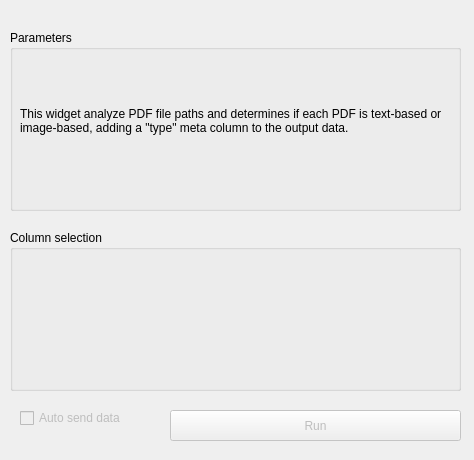
<?xml version="1.0" encoding="UTF-8"?>
<ui version="4.0">
 <class>Form</class>
 <widget class="QWidget" name="Form">
  <property name="geometry">
   <rect>
    <x>0</x>
    <y>0</y>
    <width>474</width>
    <height>460</height>
   </rect>
  </property>
  <property name="windowTitle">
   <string>Form</string>
  </property>
  <widget class="QGroupBox" name="groupBox">
   <property name="geometry">
    <rect>
     <x>10</x>
     <y>30</y>
     <width>451</width>
     <height>181</height>
    </rect>
   </property>
   <property name="title">
    <string>Parameters</string>
   </property>
   <widget class="QLabel" name="Description">
    <property name="geometry">
     <rect>
      <x>10</x>
      <y>40</y>
      <width>431</width>
      <height>101</height>
     </rect>
    </property>
    <property name="text">
     <string>This widget analyze PDF file paths and determines if each PDF is text-based or image-based, adding a &quot;type&quot; meta column to the output data.</string>
    </property>
    <property name="textFormat">
     <enum>Qt::AutoText</enum>
    </property>
    <property name="alignment">
     <set>Qt::AlignLeading|Qt::AlignLeft|Qt::AlignVCenter</set>
    </property>
    <property name="wordWrap">
     <bool>true</bool>
    </property>
   </widget>
  </widget>
  <widget class="QPushButton" name="pushButton_send">
   <property name="enabled">
    <bool>false</bool>
   </property>
   <property name="geometry">
    <rect>
     <x>170</x>
     <y>410</y>
     <width>291</width>
     <height>31</height>
    </rect>
   </property>
   <property name="text">
    <string>Run</string>
   </property>
  </widget>
  <widget class="QCheckBox" name="checkBox_send">
   <property name="enabled">
    <bool>false</bool>
   </property>
   <property name="geometry">
    <rect>
     <x>20</x>
     <y>410</y>
     <width>131</width>
     <height>16</height>
    </rect>
   </property>
   <property name="text">
    <string>Auto send data</string>
   </property>
  </widget>
  <widget class="QGroupBox" name="groupBox_3">
   <property name="geometry">
    <rect>
     <x>10</x>
     <y>230</y>
     <width>451</width>
     <height>161</height>
    </rect>
   </property>
   <property name="title">
    <string>Column selection</string>
   </property>
   <widget class="QLabel" name="Description_4">
    <property name="geometry">
     <rect>
      <x>10</x>
      <y>30</y>
      <width>411</width>
      <height>61</height>
     </rect>
    </property>
    <property name="text">
     <string/>
    </property>
    <property name="textFormat">
     <enum>Qt::AutoText</enum>
    </property>
    <property name="alignment">
     <set>Qt::AlignLeading|Qt::AlignLeft|Qt::AlignVCenter</set>
    </property>
    <property name="wordWrap">
     <bool>true</bool>
    </property>
   </widget>
   <widget class="QWidget" name="placeholder" native="true">
    <property name="geometry">
     <rect>
      <x>0</x>
      <y>20</y>
      <width>431</width>
      <height>141</height>
     </rect>
    </property>
   </widget>
  </widget>
 </widget>
 <resources/>
 <connections/>
</ui>
